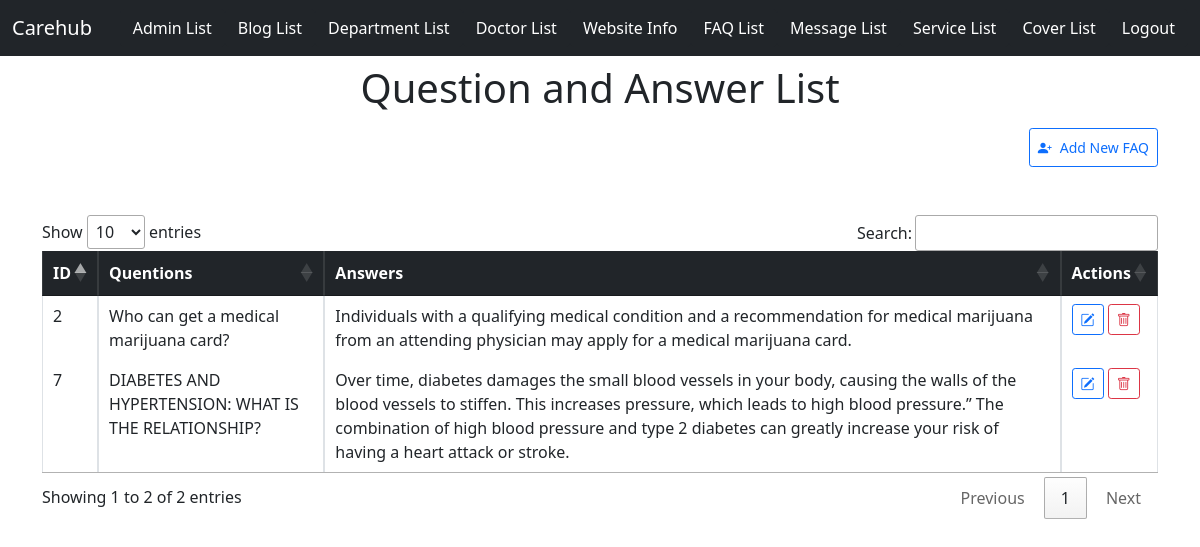
The app's page /faq-list.php (signed in) with its own data.
### tables this page shows
CREATE TABLE `faq` (
  `id` int(11) NOT NULL,
  `question` text NOT NULL,
  `ans` text NOT NULL
);

### faq-list.php (the view, shortened to what this page needs)
<?php include "./db.php"?>
<?php include "./admin-header.php";  include "./success-alert.php";  include "./error-alert.php"; ?>
<div class="container">
    <h1 class="text-center p-2 ">Question and Answer List</h1>
    <button id="add" class="float-end mb-5 py-2 btn btn-sm btn-outline-primary"> <i
            class="bi bi-person-plus-fill pe-2"></i>Add New FAQ</button>
    <table id="table" class="table table-bordered table-sm text-sm table-hover">
        <thead class="table-dark">
            <tr>
                <th>ID</th>
                <th>Quentions</th>
                <th>Answers</th>
                <th>Actions</th>
            </tr>
        </thead>
        <tbody>
            <?php
                $sql = "SELECT * from faq";
                $result = mysqli_query($conn, $sql);
                while ($row = mysqli_fetch_assoc($result)) {
                ?>
            <tr>
                <td><?php echo $row['id']?></td>
                <td class="text-break"><?php echo $row['question']?></td>
                <td class="text-break"><?php echo $row['ans']?></td>
                <td>
                    <button class="update bi bi-pencil-square btn btn-sm btn-outline-primary"></button>
                    <button class="delete bi bi-trash btn btn-sm btn-outline-danger"></button>
                </td>
            </tr>
            <?php }?>
        </tbody>
    </table>
</div>
<?php include "./admin-footer.php" ?>

### records on screen
faq: id "2", question "Who can get a medical marijuana card?", ans "Individuals with a qualifying medical condition and a recommendation for medical marijuana from an attending physician may apply for a medical marijuana card."
faq: id "7", question "DIABETES AND HYPERTENSION: WHAT IS THE RELATIONSHIP?", ans "Over time, diabetes damages the small blood vessels in your body, causing the walls of the blood vessels to stiffen. This increases pressure, which leads to high blood pressure.” The combination of high blood pressure and type 2 diabetes can greatly increase your risk of having a heart attack or stroke."
